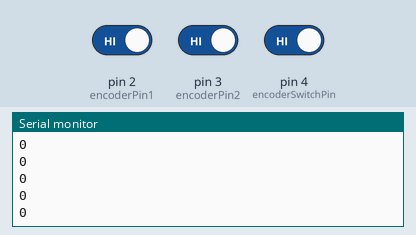
A sketch run on a simulated Arduino Uno, built with avr-gcc and run on an emulated ATmega328P. Shown: the last lines printed to the serial monitor. Inputs (shaded band) come from the test bench; at power-on: pin 2 (encoderPin1) HIGH, pin 3 (encoderPin2) HIGH, pin 4 (encoderSwitchPin) HIGH.

Above: at 1.2 s.
1.3 s: pin 2 (encoderPin1) driven LOW
At 2.4 s:
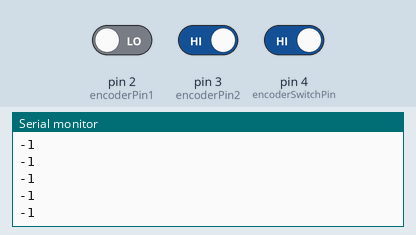
2.8 s: pin 2 (encoderPin1) driven HIGH
At 3.5 s:
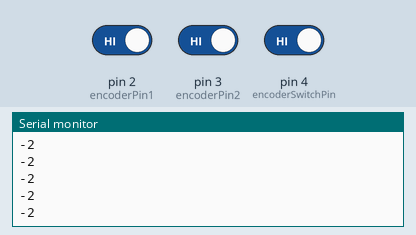
4.3 s: pin 3 (encoderPin2) driven LOW
At 5.1 s:
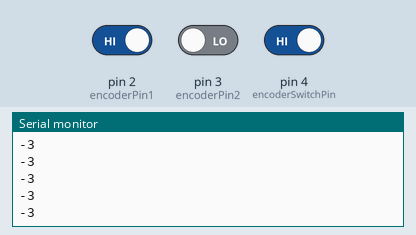
Timing chart, 0 to 7.3 s (numbered marks = the images above; inputs shaded):
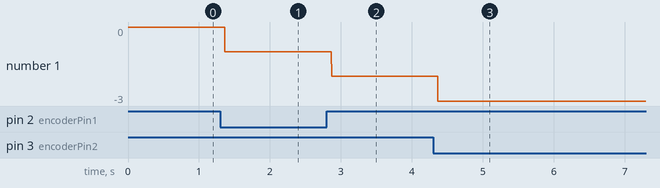

Measured:
- after the input at 1.3 s, the serial monitor: prints a new line after 0.07 s (image 1)
- after the input at 2.8 s, the serial monitor: prints a new line after 0.07 s (image 2)
- after the input at 4.3 s, the serial monitor: prints a new line after 0.07 s (image 3)
- plotted number 1: 0 → -1 after the input at 1.3 s, -1 → -2 after the input at 2.8 s, -2 → -3 after the input at 4.3 s

The sketch:

rotaryEncoder.ino
```cpp
//From bildr article: https://bildr.org/2012/08/rotary-encoder-arduino/

//these pins can not be changed 2/3 are special pins
int encoderPin1 = 2;
int encoderPin2 = 3;
int encoderSwitchPin = 4; //push button switch

volatile int lastEncoded = 0;   //the value can be changed by something beyond the control of the code section which it appears
volatile long encoderValue = 0;

long lastencoderValue = 0;  //extended size variable

int lastMSB = 0;
int lastLSB = 0;

//int inByte; // for incoming serial data

void setup() {
  Serial.begin (9600);

  pinMode(encoderPin1, INPUT);
  pinMode(encoderPin2, INPUT);
  pinMode(encoderSwitchPin, INPUT);

  digitalWrite(encoderPin1, HIGH); //turn pullup resistor on
  digitalWrite(encoderPin2, HIGH); //turn pullup resistor on
  digitalWrite(encoderSwitchPin, HIGH); //turn pullup resistor on

  //call updateEncoder() when any high/low changed seen
  //on interrupt 0 (pin 2), or interrupt 1 (pin 3)
  attachInterrupt(0, updateEncoder, CHANGE);
  attachInterrupt(1, updateEncoder, CHANGE);

}

void loop(){
  if(digitalRead(encoderSwitchPin)){
    //button is not being pushed
  }
  else{
    //button is being pushed
    encoderValue = 0;
  }
    Serial.println(encoderValue);
    delay(2);
  //if(Serial.available() > 0){
    //get incoming byte
    //inByte = Serial.read();
    //if ((57-inByte)==0){
      //after starting the game

    //}
    //else
    //  encoderValue = 0;
  //}
}

void updateEncoder(){
  int MSB = digitalRead(encoderPin1); //MSB = most significant bit
  int LSB = digitalRead(encoderPin2); //LSB = least significant bit

  int encoded = (MSB << 1) |LSB; //converting the 2 pin value to single number
  int sum = (lastEncoded << 2) | encoded; //adding it to the previous encoded value
  //          13              4                 2               11
  if(sum == 0b1101 || sum == 0b0100 || sum == 0b0010 || sum == 0b1011) encoderValue ++; //clockwise mvmt
  //          14              7                 1               8
  if(sum == 0b1110 || sum == 0b0111 || sum == 0b0001 || sum == 0b1000) encoderValue --; //counter-clockwise mvmt
  lastEncoded = encoded; //store this value for next time
}
```
